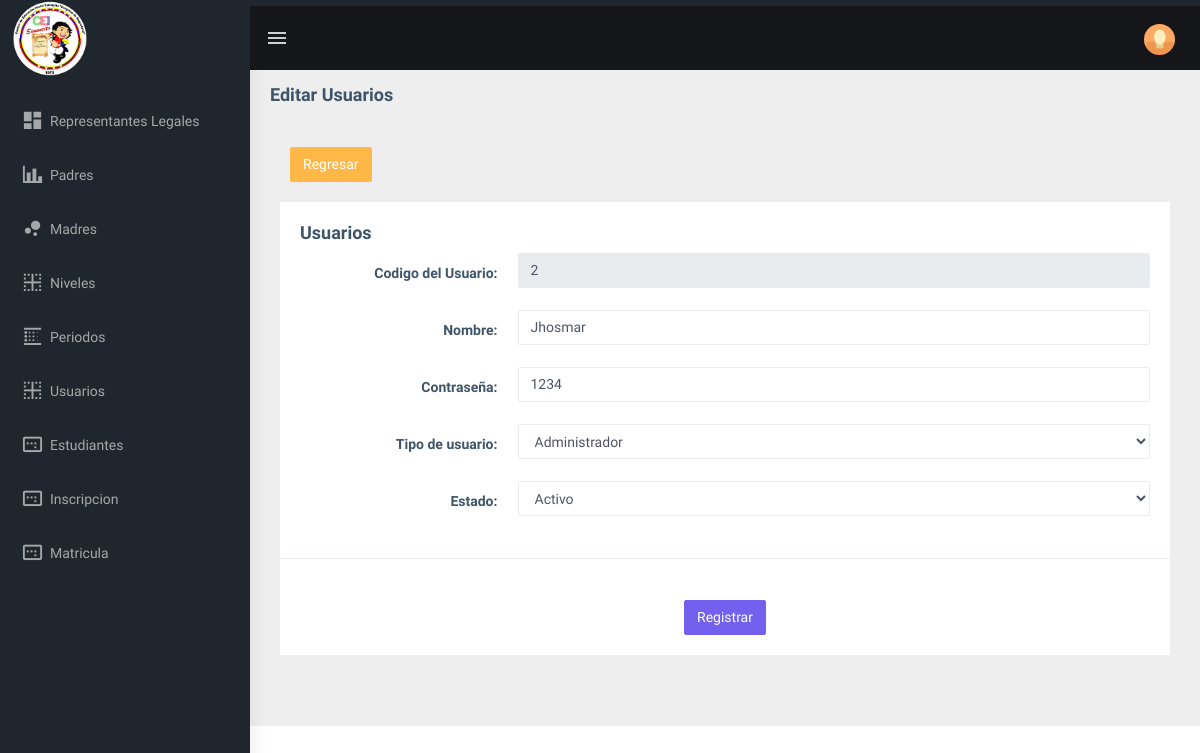
/admin/acciones/editar_usuarios.php?id=2 (signed in), run on the app's committed database.
### tables this page shows
CREATE TABLE `usuario` (
  `codigo_usuario` int(11) NOT NULL,
  `nombre_usuario` varchar(10) NOT NULL,
  `contrasena` varchar(21) NOT NULL,
  `tipodeusuario` int(3) NOT NULL,
  `codigo_estado` int(3) NOT NULL DEFAULT 1
);

### admin/acciones/editar_usuarios.php (the view, shortened to what this page needs)
<!DOCTYPE html>
<html dir="ltr" lang="en">
<head>
    <link rel="stylesheet" type="text/css" href="../../assets/libs/select2/dist/css/select2.min.css">
    <link rel="stylesheet" type="text/css" href="../../assets/libs/jquery-minicolors/jquery.minicolors.css">
    <link rel="stylesheet" type="text/css" href="../../assets/libs/bootstrap-datepicker/dist/css/bootstrap-datepicker.min.css">
    <link rel="stylesheet" type="text/css" href="../../assets/libs/quill/dist/quill.snow.css">
    <link href="../../assets/libs/toastr/build/toastr.min.css" rel="stylesheet">
    <link href="../../dist/css/style.min.css" rel="stylesheet">
    <link rel="stylesheet" href="../css/formulario.css" />
</head>
<body>
    <?php
    include 'includes/navbar.php';
    ?>
    <div class="page-wrapper">
        <div class="page-breadcrumb">
            <div class="row">
                <div class="col-12 d-flex no-block align-items-center">
                    <h4 class="page-title">Editar Usuarios</h4>
                </div>
            </div>
        </div>
        <div class="container-fluid">
            <div class="row">
                <div class="col-md-12">
                    <div class="border-top">
                        <div class="card-body">
                            <a href="../usuarios.php" type="button" class="btn btn-warning">Regresar</a>
                        </div>
                    </div>
                    <div class="container-fluid">
                        <div class="row">
                            <div class="col-md-12">
                                <div class="card">
                                    <?php
                                    include '../../php/conexion.php';
                                    if (isset($_POST['enviar'])) {
                                    } else {
                                        $id = $_GET['id'];
                                        $sql = "SELECT * FROM usuario where codigo_usuario='" . $id . "'";
                                        $resultado = mysqli_query($conexion, $sql);
                                        $r = mysqli_fetch_assoc($resultado);
                                    ?>
                                        <form class="form-horizontal" action="../../php/editar/editar_usuario.php" method="POST" enctype="multipart/form-data" id="formulario">
                                            <div class="card-body">
                                                <h4 class="card-title">Usuarios</h4>
                                                <div class="form-group row formulario__grupo" id="grupo__codigo_usuario">
                                                    <label for="codigo_usuario" class="col-sm-3 text-right control-label col-form-label formulario__label">Codigo del Usuario:</label>
                                                    <div class="col-sm-9 formulario__grupo-input">
                                                        <input type="text" class="form-control" id="codigo_usuario" name="codigo_usuario" placeholder="" required value="<?php echo $r['codigo_usuario']; ?>" disabled>
                                                    </div>
                                                </div>
                                                <div class="form-group row formulario__grupo" id="grupo__nombre_usuario">
                                                    <label for="nombre_usuario" class="col-sm-3 text-right control-label col-form-label formulario__label">Nombre:</label>
                                                    <div class="col-sm-9 formulario__grupo-input">
                                                        <input type="text" class="form-control" id="nombre_usuario" name="nombre_usuario" placeholder="" required value="<?php echo $r['nombre_usuario']; ?>">
                                                    </div>
                                                </div>
                                                <div class="form-group row formulario__grupo" id="grupo__contrasena">
                                                    <label for="contrasena" class="col-sm-3 text-right control-label col-form-label formulario__label">Contraseña:</label>
                                                    <div class="col-sm-9 formulario__grupo-input">
                                                        <input type="text" class="form-control" id="contrasena" name="contrasena" placeholder="" required value="<?php echo $r['contrasena']; ?>">
                                                    </div>
                                                </div>
                                                <div class="form-group row formulario__grupo" id="grupo__tipodeusuario">
                                                    <label for="tipodeusuario" class="col-sm-3 text-right control-label col-form-label formulario__label">Tipo de usuario:</label>
                                                    <div class="col-sm-9 formulario__grupo-input">
                                                        <?php
                                                        include_once '../../php/conexion.php';
                                                        $p =  $r['codigo_usuario'];
                                                        $qtp = "SELECT * FROM tipo_de_usuario";
                                                        $rqtp = mysqli_query($conexion, $qtp);
                                                        $siu = "SELECT * FROM usuario WHERE codigo_usuario = $p";
                                                        $rsiu = mysqli_query($conexion, $siu);
                                                        $pt = mysqli_fetch_assoc($rsiu);
                                                        $ptp = $pt['tipodeusuario'];
                                                        ?>
                                                        <select class="form-control" id="tipodeusuario" name="tipodeusuario">
                                                            <?php while ($rp = mysqli_fetch_assoc($rqtp)) : ?>
                                                                <?php $selected = ($rp['codigo_tusuario'] == $ptp) ? 'selected' : ''; ?>
                                                                <option value="<?php echo $rp['codigo_tusuario']; ?>" <?php echo $selected; ?>><?php echo $rp['Tipodeusuario']; ?></option>
                                                            <?php endwhile; ?>
                                                        </select>
                                                    </div>
                                                </div><div class="form-group row formulario__grupo" id="grupo__codigo_estado">
                                                    <label for="codigo_estado" class="col-sm-3 text-right control-label col-form-label formulario__label">Estado:</label>
                                                    <div class="col-sm-9 formulario__grupo-input">
                                                        <?php
                                                        include_once '../../php/conexion.php';
                                                        $p =  $r['codigo_usuario'];
                                                        $qtp = "SELECT * FROM estado";
                                                        $rqtp = mysqli_query($conexion, $qtp);
                                                        $siu = "SELECT * FROM usuario WHERE codigo_usuario = $p";
                                                        $rsiu = mysqli_query($conexion, $siu);
                                                        $pt = mysqli_fetch_assoc($rsiu);
                                                        $ptp = $pt['codigo_estado'];
                                                        ?>
                                                        <select class="form-control" id="codigo_estado" name="codigo_estado">
                                                            <?php while ($rp = mysqli_fetch_assoc($rqtp)) : ?>
                                                                <?php $selected = ($rp['codigo_estado'] == $ptp) ? 'selected' : ''; ?>
                                                                <option value="<?php echo $rp['codigo_estado']; ?>" <?php echo $selected; ?>><?php echo $rp['estado']; ?></option>
                                                            <?php endwhile; ?>
                                                        </select>
                                                    </div>
                                                </div>
                                            </div>
                                            <div class="border-top">
                                                <div class="card-body">
                                                    <br>
                                                    <div class="formulario__grupo formulario__grupo-btn-enviar">
                                                        <button type="submit" class="btn btn-primary" id="enviar">Registrar</button>
                                                    </div>
                                                </div>
                                            </div>
                                        </form>
                                    <?php
                                    } ?>
                                </div>
                            </div>
                        </div>
                    </div>
                </div>
            </div>
</body>
</html>

### admin/css/formulario.css (style rules this page uses)
* { box-sizing: border-box; }
.formulario__label { display: block; font-weight: 700; padding: 10px; cursor: pointer; }
.formulario__grupo-input { position: relative; }
.formulario__grupo-terminos, .formulario__mensaje, .formulario__grupo-btn-enviar { grid-column: span 2; }
.formulario__grupo-btn-enviar { display: flex; flex-direction: column; align-items: center; }

### data on the page
usuario: codigo_usuario "2", nombre_usuario "Jhosmar", contrasena "1234"

### other printed values
form field tipodeusuario "Administrador"
form field codigo_estado "Activo"
